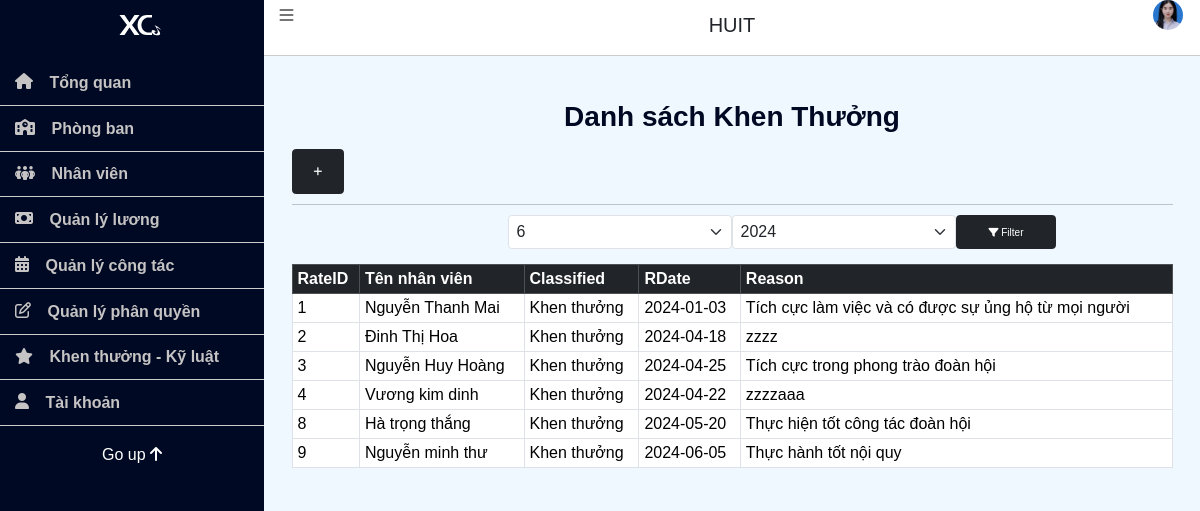
Page /admin/index.php?page=listReward (signed in) on the committed database.
### tables this page shows
CREATE TABLE `rate` (
  `RateID` int NOT NULL,
  `Classifiled` text,
  `RDate` date DEFAULT NULL,
  `Reason` text,
  `UserID` int DEFAULT NULL
);

CREATE TABLE `users` (
  `UserID` int NOT NULL,
  `FullName` text NOT NULL,
  `Birthday` date DEFAULT NULL,
  `Gender` text NOT NULL,
  `Email` varchar(155) NOT NULL,
  `Address` text NOT NULL,
  `Phone` varchar(11) NOT NULL,
  `Username` varchar(20) NOT NULL,
  `Password` varchar(255) NOT NULL,
  `Role` varchar(155) NOT NULL DEFAULT 'User',
  `Status` varchar(155) NOT NULL DEFAULT 'Đang làm việc',
  `PositionID` int NOT NULL,
  `DeptID` int NOT NULL
);

### Library/Db.class.php (called while the page is built, shortened)
<?php
class Db
{
	public  $conn=null;
	function __construct()
    {
        try {
            $this->conn = new PDO('mysql:host='.HOST_DB.';dbname='.DB, USER_DB, PASS_DB);
            $this->conn->query('set names utf8');
        } catch(PDOException $e) {
            echo 'ERROR';
            exit;
        }
    }
	function selectQuery($sql, $arr=array())
	{
		$stm = $this->conn->prepare($sql);
		$stm->execute($arr);
		return $stm->fetchAll(PDO::FETCH_ASSOC);
	}
}

### Controller/RateController.php (called while the page is built, shortened)
<?php
include_once '../Library/Db.class.php';
include_once '../Model/Rate.php';
class RateController {
    private $rateModel;
    public function __construct() {
        $this->rateModel = new Rate();
    }
    public function getRatesByClassified($classified) {
        return $this->rateModel->getRate($classified);
    }
}
?>

### Model/Rate.php (called while the page is built, shortened)
<?php
class Rate extends Db {
    public function getRate($classified) {
        $sql = "SELECT r.*, u.FullName, i.Url
                FROM rate r
                INNER JOIN users u ON r.UserID = u.UserID
                INNER JOIN img i ON u.UserID = i.UserID
                WHERE r.Classifiled = :classified";
        $params = array(':classified' => $classified);
        return $this->selectQuery($sql, $params);
    }
}
?>

### admin/pages/listReward.php (the view, shortened to what this page needs)
<?php
include_once '../Controller/RateController.php';
$rateController = new RateController();
$classified ='Khen thưởng';
if(isset($_POST['filter'])) {
    $filterMonth = $_POST['filterMonth'];
    $filterYear = $_POST['filterYear'];
    $rewards = $rateController->getRatesByMonthAndYear($classified,$filterMonth, $filterYear);
}
else{
    $rewards = $rateController->getRatesByClassified($classified);
}
function generateMonthOptions($selectedMonth) {
    $currentMonth = date('n');
    $months = array(
        1 => '1', 2 => '2', 3 => '3', 4 => '4', 5 => '5', 6 => '6',
        7 => '7', 8 => '8', 9 => '9', 10 => '10', 11 => '11', 12 => '12'
    );
    $options = '';
    foreach ($months as $month => $name) {
        $selected = ($selectedMonth == $month || (!$selectedMonth && $currentMonth == $month)) ? 'selected' : '';
        $options .= "<option value='$month' $selected>$name</option>";
    }
    return $options;
}
function generateYearOptions($startYear, $endYear, $selectedYear) {
    $currentYear = date('Y');
    $options = '';
    for ($year = $startYear; $year <= $endYear; $year++) {
        $selected = ($selectedYear == $year || (!$selectedYear && $currentYear == $year)) ? 'selected' : '';
        $options .= "<option value='$year' $selected>$year</option>";
    }
    return $options;
}
?>
<div class="container mt-5">
    <h1 class="mt-5 mb-4" style="text-align: center; color: rgb(0, 9, 35); font-size: 28px; font-weight: bold;">Danh sách Khen Thưởng</h1>
    <button type="button" class="btn btn-dark" style="width: 6%;height: 12%;" onclick="window.location.href = '?page=createReward';">
        <i class="fas fa-plus"></i>
    </button>
    <hr>
    <form action="" method="post" class="mb-4">
        <div class="row justify-content-end">
            <div class="col-md-3">
                    <select name="filterMonth" class="form-select">
                        <?php echo generateMonthOptions($filterMonth); ?>
                    </select>
            </div>
            <div class="col-md-3">
                <select name="filterYear" class="form-select">
                    <?php echo generateYearOptions(2015, 2040, $filterYear); ?>
                </select>
            </div>
            <div class="col-md-3">
                <button type="submit" name="filter" class="btn btn-dark" style="width: 100px;height: 100%;"><i class="fa-solid fa-filter"></i> Filter </button>
            </div>
        </div>
    </form>
    <div class="table-responsive">
    <table class="table table-bordered" id="tblReward" >
        <thead class="table-dark" >
            <tr>
                <th scope="col">RateID</th>
                <th scope="col">Tên nhân viên</th>
                <th scope="col">Classified</th>
                <th scope="col">RDate</th>
                <th scope="col">Reason</th>
            </tr>
        </thead>
        <tbody>
            <?php foreach ($rewards as $reward): ?>
                <tr>
                    <td><?php echo $reward['RateID']; ?></td>
                    <td><?php echo $reward['FullName']; ?></td>
                    <td><?php echo $reward['Classifiled']; ?></td>
                    <td><?php echo $reward['RDate']; ?></td>
                    <td><?php echo $reward['Reason']; ?></td>
                </tr>
            <?php endforeach; ?>
        </tbody>
    </table>
    </div>
</div>

### admin/css/admin_site.css (style rules this page uses)
* { margin: 0; padding: 0; box-sizing: border-box; }
html { font-size: 62.5%; }
button, input[type="button"], input[type="submit"] { border: none; background: none; cursor: pointer; padding: 0; }
input[type="text"], input[type="password"], textarea, select { font-size: inherit; font-family: inherit; border: none; outline: none; background: transparent; appearance: none; }
.row > * { padding: 0; }

### admin/pages/listReward.php (style rules this page uses)
.form-select { font-size: 16px; }

### rows in the picture
rate: RateID "1", UserID.FullName "Nguyễn Thanh Mai", Classifiled "Khen thưởng", RDate "2024-01-03", Reason "Tích cực làm việc và có được sự ủng hộ từ mọi người"
rate: RateID "2", UserID.FullName "Đinh Thị Hoa", Classifiled "Khen thưởng", RDate "2024-04-18", Reason "zzzz"
rate: RateID "3", UserID.FullName "Nguyễn Huy Hoàng", Classifiled "Khen thưởng", RDate "2024-04-25", Reason "Tích cực trong phong trào đoàn hội"
rate: RateID "4", UserID.FullName "Vương kim dinh", Classifiled "Khen thưởng", RDate "2024-04-22", Reason "zzzzaaa"
rate: RateID "8", UserID.FullName "Hà trọng thắng", Classifiled "Khen thưởng", RDate "2024-05-20", Reason "Thực hiện tốt công tác đoàn hội"
rate: RateID "9", UserID.FullName "Nguyễn minh thư", Classifiled "Khen thưởng", RDate "2024-06-05", Reason "Thực hành tốt nội quy"

### other values in the picture
form field filterMonth "6"
form field filterYear "2024"
